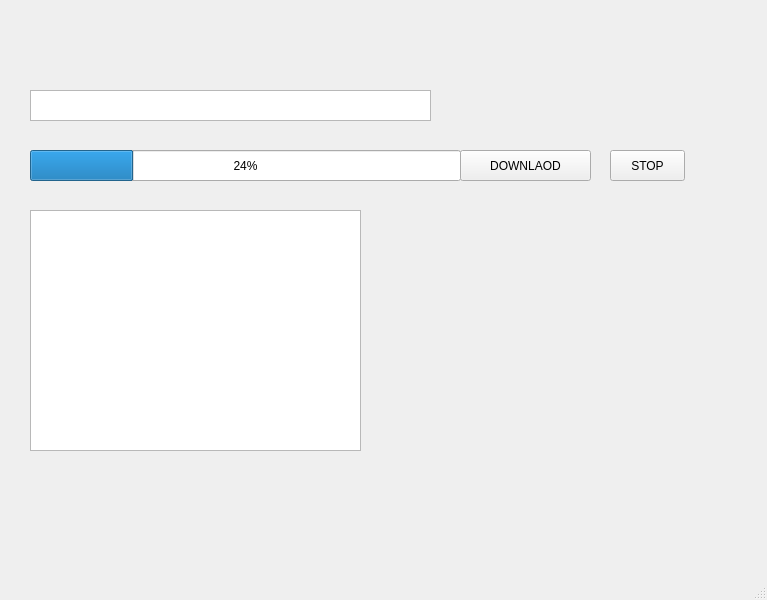
<?xml version="1.0" encoding="UTF-8"?>
<ui version="4.0">
 <class>MainWindow</class>
 <widget class="QMainWindow" name="MainWindow">
  <property name="geometry">
   <rect>
    <x>0</x>
    <y>0</y>
    <width>767</width>
    <height>600</height>
   </rect>
  </property>
  <property name="windowTitle">
   <string>MainWindow</string>
  </property>
  <widget class="QWidget" name="centralwidget">
   <widget class="QPushButton" name="pushButton">
    <property name="geometry">
     <rect>
      <x>460</x>
      <y>150</y>
      <width>131</width>
      <height>31</height>
     </rect>
    </property>
    <property name="text">
     <string>DOWNLAOD</string>
    </property>
   </widget>
   <widget class="QTextBrowser" name="textBrowser">
    <property name="geometry">
     <rect>
      <x>30</x>
      <y>90</y>
      <width>401</width>
      <height>31</height>
     </rect>
    </property>
   </widget>
   <widget class="QListWidget" name="listWidget">
    <property name="geometry">
     <rect>
      <x>30</x>
      <y>210</y>
      <width>331</width>
      <height>241</height>
     </rect>
    </property>
   </widget>
   <widget class="QProgressBar" name="progressBar">
    <property name="geometry">
     <rect>
      <x>30</x>
      <y>150</y>
      <width>431</width>
      <height>31</height>
     </rect>
    </property>
    <property name="value">
     <number>24</number>
    </property>
   </widget>
   <widget class="QPushButton" name="pushButton_2">
    <property name="geometry">
     <rect>
      <x>610</x>
      <y>150</y>
      <width>75</width>
      <height>31</height>
     </rect>
    </property>
    <property name="text">
     <string>STOP</string>
    </property>
   </widget>
  </widget>
  <widget class="QMenuBar" name="menubar">
   <property name="geometry">
    <rect>
     <x>0</x>
     <y>0</y>
     <width>767</width>
     <height>22</height>
    </rect>
   </property>
  </widget>
  <widget class="QStatusBar" name="statusbar"/>
 </widget>
 <resources/>
 <connections/>
</ui>
